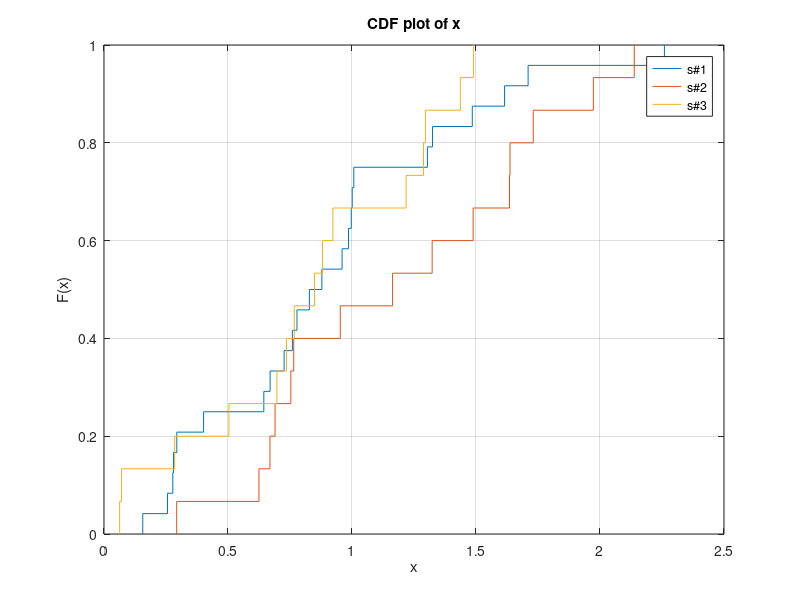

Reproduce this figure in MATLAB.
close all;clearvars
load ki-err-results-at-3-sites.mat
cdfplot(a)
hold on
cdfplot(b)
cdfplot(c)
hold off
legend('s#1','s#2','s#3')